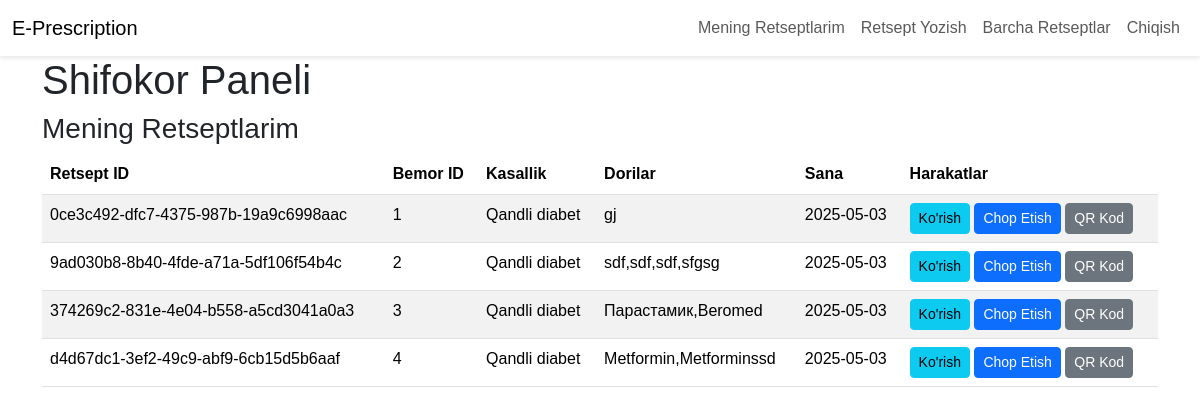
The app's page /doctor (signed in) with its own data.
### app.py (models this page shows)
class Prescription(db.Model):
    id = db.Column(db.String(36), primary_key=True)
    patient_id = db.Column(db.String(50), nullable=False)
    doctor_id = db.Column(db.Integer, db.ForeignKey('user.id'), nullable=False)
    diagnosis = db.Column(db.String(100), nullable=False)
    symptoms = db.Column(db.Text)
    medications = db.Column(db.Text, nullable=False)
    drug_type = db.Column(db.String(50))
    duration = db.Column(db.String(50))
    usage = db.Column(db.String(100))
    info = db.Column(db.Text)
    ai_score = db.Column(db.Integer)
    correct_meds = db.Column(db.Text)
    incorrect_meds = db.Column(db.Text)
    essential_meds = db.Column(db.Text)
    non_essential_meds = db.Column(db.Text)
    confidence_scores = db.Column(db.Text)  # Per-medication confidence
    created_at = db.Column(db.DateTime, default=datetime.utcnow)
    doctor = db.relationship('User', backref='prescriptions')

### app.py (the view)
@app.route('/doctor')
def doctor_dashboard():
    if 'user_id' not in session or session['role'] != 'doctor':
        flash('Access denied!', 'danger')
        print("Doctor dashboard access denied")
        return redirect(url_for('login'))
    user_id = session['user_id']
    prescriptions = Prescription.query.filter_by(doctor_id=user_id).all()
    print(f"Doctor dashboard: user_id={user_id}, prescriptions={len(prescriptions)}")
    audit_log = AuditLog(user_id=user_id, action="Access Doctor Dashboard",
                         details=f"Doctor viewed dashboard with {len(prescriptions)} prescriptions")
    db.session.add(audit_log)
    db.session.commit()
    return render_template('doctor_dashboard.html', prescriptions=prescriptions)

### templates/doctor_dashboard.html (shortened to what this page needs)
{% extends "base.html" %}
{% block content %}
<h1>Shifokor Paneli</h1>
<h3>Mening Retseptlarim</h3>
{% if prescriptions %}
    <table class="table table-striped">
        <thead>
            <tr>
                <th>Retsept ID</th>
                <th>Bemor ID</th>
                <th>Kasallik</th>
                <th>Dorilar</th>
                <th>Sana</th>
                <th>Harakatlar</th>
            </tr>
        </thead>
        <tbody>
            {% for p in prescriptions %}
            <tr>
                <td>{{ p.id }}</td>
                <td>{{ p.patient_id }}</td>
                <td>{{ p.diagnosis }}</td>
                <td>{{ p.medications }}</td>
                <td>{{ p.created_at.strftime('%Y-%m-%d') }}</td>
                <td>
                    <a href="{{ url_for('prescription_details', id=p.id) }}" class="btn btn-sm btn-info">Ko'rish</a>
                    <a href="{{ url_for('print_prescription', id=p.id) }}" class="btn btn-sm btn-primary">Chop Etish</a>
                    <a href="{{ url_for('generate_qr', id=p.id) }}" class="btn btn-sm btn-secondary">QR Kod</a>
                </td>
            </tr>
            {% endfor %}
        </tbody>
    </table>
{% else %}
    <p>Hozircha retseptlar yo'q.</p>
{% endif %}
{% endblock %}

### templates/base.html (shortened to what this page needs)
<!DOCTYPE html>
<html lang="uz">
<head>
    <link href="https://cdn.jsdelivr.net/npm/bootstrap@5.3.3/dist/css/bootstrap.min.css" rel="stylesheet">
    <link rel="stylesheet" href="{{ url_for('static', filename='css/styles.css') }}">
</head>
<body>
    {% if 'user_id' in session %}
    <nav class="navbar navbar-expand-lg">
        <div class="container-fluid">
            <a class="navbar-brand" href="{{ url_for('dashboard') }}">E-Prescription</a>
            <div class="collapse navbar-collapse" id="navbarNav">
                <ul class="navbar-nav ms-auto">
                    {% if session['role'] == 'doctor' %}
                    <li class="nav-item">
                        <a class="nav-link" href="{{ url_for('doctor_dashboard') }}">Mening Retseptlarim</a>
                    </li>
                    <li class="nav-item">
                        <a class="nav-link" href="{{ url_for('create_prescription') }}">Retsept Yozish</a>
                    </li>
                    <li class="nav-item">
                        <a class="nav-link" href="{{ url_for('view_prescriptions') }}">Barcha Retseptlar</a>
                    </li>
                    {% elif session['role'] == 'admin' %}
                    <li class="nav-item">
                        <a class="nav-link" href="{{ url_for('admin_dashboard') }}">Admin Paneli</a>
                    </li>
                    {% endif %}
                    <li class="nav-item">
                        <a class="nav-link" href="{{ url_for('logout') }}">Chiqish</a>
                    </li>
                </ul>
            </div>
        </div>
    </nav>
    {% endif %}
    <div class="container">
        {% block content %}{% endblock %}
    </div>
</body>
</html>

### static/css/styles.css (style rules this page uses)
body { font-family: Arial, sans-serif; }
.navbar { box-shadow: 0 2px 5px rgba(0,0,0,0.1); }

### records on screen
Prescription: id "0ce3c492-dfc7-4375-987b-19a9c6998aac", patient_id "1", diagnosis "Qandli diabet", medications "gj", created_at "2025-05-03"
Prescription: id "9ad030b8-8b40-4fde-a71a-5df106f54b4c", patient_id "2", diagnosis "Qandli diabet", medications "sdf,sdf,sdf,sfgsg", created_at "2025-05-03"
Prescription: id "374269c2-831e-4e04-b558-a5cd3041a0a3", patient_id "3", diagnosis "Qandli diabet", medications "Парастамик,Beromed", created_at "2025-05-03"
Prescription: id "d4d67dc1-3ef2-49c9-abf9-6cb15d5b6aaf", patient_id "4", diagnosis "Qandli diabet", medications "Metformin,Metforminssd", created_at "2025-05-03"
